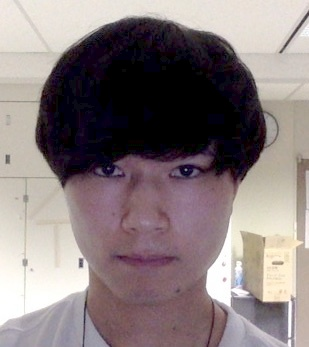
#> input picture lab/lab/test2_ganma.jpg, 309 x 347 px
$ python -i helpers.py   (imports and definitions only)
#> lines starting #> are read from the running program, lines starting #| are printed output that depends on the picture
import cv2
import numpy
from asn1crypto._ffi import null
from scipy import ndimage

# カスケードの初期設定
# [10 lines left out: function index_cascade, not called in this run]

# 引数のカスケードに相当する顔のパーツを検出する
def find_face_parts(img_gray, face_cascade = None, eye_cascade = None, mouth_cascade = None, nose_cascade = None):
    # 2019/12/14 修正内容
    # 顔のパーツを検出する際に、顔が斜めになるなどの影響で正常に検出できなかった時のために
    # rotate関数を用いて顔画像を回転させ、顔検出しやすくする仕組みを作る

    # -15 ~ 15のリスト
    rotate_list = list(range(-15, 15))

    # 画像を少しずつ回転させ、その画像に対し顔検出を行う。
    # 全てのパーツが検出できたら、その画像で変顔度を測る。
    for rotate_value in rotate_list:
        # 回転させる
        rotate_img = ndimage.rotate(img_gray, rotate_value)

        # 顔検出する
        if face_cascade:
            face_list = face_cascade.detectMultiScale(img_gray, minNeighbors=10, minSize=(100, 100))
        if eye_cascade:
            eye_list = eye_cascade.detectMultiScale(img_gray, minNeighbors=10, minSize=(70, 70))
        if mouth_cascade:
            mouth_list = mouth_cascade.detectMultiScale(img_gray, minNeighbors=10, minSize=(70, 70))
        if nose_cascade:
            nose_list = nose_cascade.detectMultiScale(img_gray, minNeighbors=10, minSize=(70, 70))

        if len(face_list) == 1 and len(eye_list) == 2 and len(mouth_list) == 1 and len(nose_list) == 1:
            return face_list, eye_list, mouth_list, nose_list, True
        else:
            continue
    return face_list, eye_list, mouth_list, nose_list, False

# 顔のパーツを四角でトラッキング
# [207 lines left out: functions tracking_face_parts, tracking, delete, delete_face_parts, separateEye, calSymmetry and 2 more, not called in this run]


class PrintMng:
    # Handles the printing windows
    def __init__(self):
        # Windows list
        self.windows = []

>>> import cv2
>>> picture = cv2.imread('test2_ganma.jpg', cv2.IMREAD_GRAYSCALE)
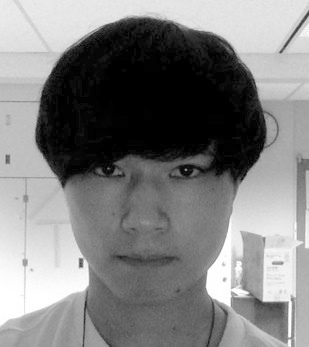
#> picture: shape (347, 309); min 0, max 255, mean 127.7
#> the loop in find_face_parts, `for rotate_value in rotate_list:` made 1 pass
#> pass 1, in find_face_parts, `rotate_img = ndimage.rotate(img_gray, rotate_value)`:
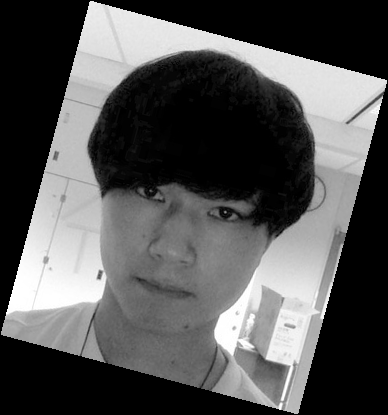
#> rotate_img: shape (415, 388); min 0, max 255, mean 84.3
#> (the run stopped early here; a loop or call above may not have finished)
